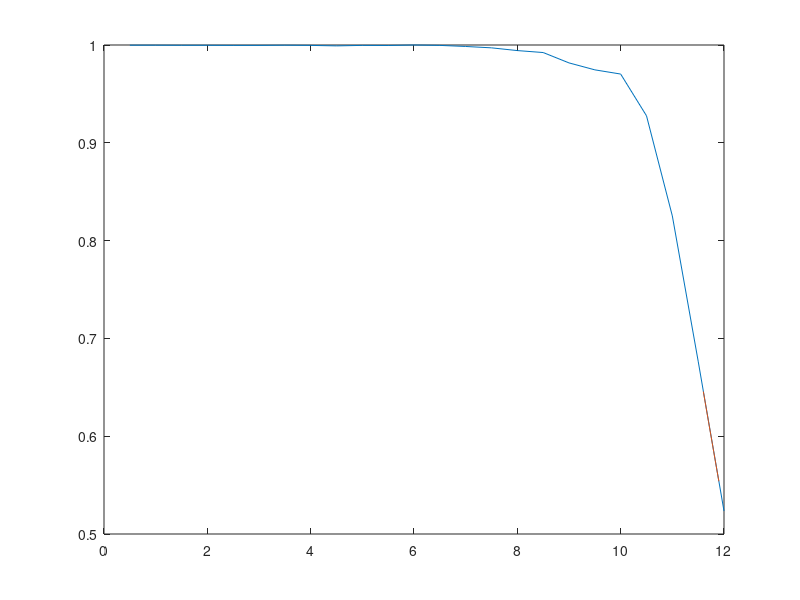

This figure's MATLAB source:
clc
clear all
close all

d = 0.5:0.5:12;
V = [0.9998    0.9998    0.9997    0.9997    0.9996    0.9996    0.9998    0.9996    0.9991    0.9996    0.9995    1.0000    0.9996    0.9985    0.9971    0.9943    0.9923    0.9817    0.9746    0.9703    0.9276    0.8252    0.6767    0.5235];

d2 = 11.6:0.1:11.9;
V2 = [0.6456    0.6149    0.5844    0.5539];

figure(1)
plot(d,V);
hold on
plot(d2,V2);
